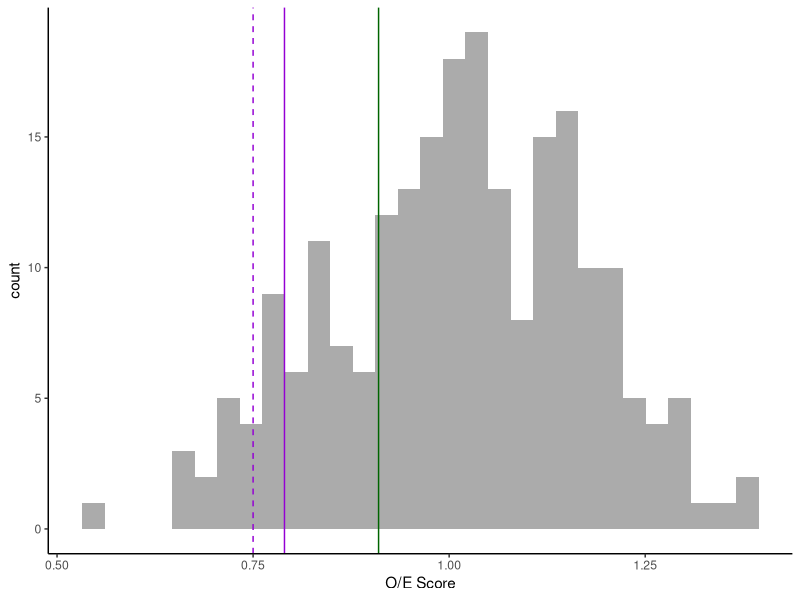

Reproduce this figure in R. (Note: this script raises an error after producing the figure.)
library (tidyverse)

# generate percentiles of reference sites used to build the models 


#### get samples used to build O/E model ####
o_E_ref_mb <- read.csv('bugs analyses/RIVPACS_2022/RIVPACS.2024_FINAL_ref.build_OE_REBUILD.new.OTUs_11.24.csv') %>% 
  select(Sample,O,E,OoverE) %>% 
  rename(act_id = Sample,"O_MB"="O", "E_MB"="E","OoverE_MB"= "OoverE")

o_E_ref_mb_percentile <- o_E_ref_mb %>%
                  reframe(enframe(quantile(OoverE_MB, c(0.05, 0.10, 0.15, 0.20,0.25,0.3,0.5,0.75,0.9,0.95)), "quantile", "OoverE_MB"))

### histogram for the paper  
OE_mb_hist <- ggplot(data=o_E_ref_mb, mapping=aes(x=OoverE_MB)) +
               geom_histogram(alpha=0.5, position="identity") +
               geom_vline(xintercept = 0.79, color ="darkviolet") +
               geom_vline(xintercept = 0.75, color ="darkviolet",linetype="dashed") +
               geom_vline(xintercept = 0.91, color = "darkgreen") +
               xlab("O/E Score") +
               theme_classic()
OE_mb_hist

#### box plots with O/E 
OE_box <- ggplot(data =  filter(joined_OE_BCG_MMI,!is.na(Primary_BCG_Level) ), aes(y = OoverE, x = as.factor(Primary_BCG_Level)))+
  geom_boxplot()+
  theme_bw()+
  geom_jitter(width = 0.2, alpha = .3)+
  labs(title = 'O:E + BCG',
       x = "Primary BCG")+
  theme_bw() +
  geom_hline(yintercept = 0.79, color = "darkviolet") +
  geom_hline(yintercept = 0.92, color = "darkgreen")+
  geom_hline(yintercept = 0.75, color ="darkviolet",linetype="dashed")
  
OE_box 

##### MMI ####### 
#### get samples used to build O/E model ####
MMI_ref_mb <- read.csv('bugs analyses/MMI/_2024 model build/final_MMI_4.metrics.csv') %>%
  select(SAMPLEID,ReferenceSite,MMI.2024) %>% 
  filter(ReferenceSite == 'REFERENCE') %>% 
  mutate(MMI_rescale = MMI.2024/0.7292573)  # rescale is MMI/mean of reference site 
  
MMI_ref_mb_percentile <- MMI_ref_mb %>% 
         reframe(enframe(quantile(MMI_rescale , c(0.05, 0.10, 0.15, 0.20,0.25,0.3,0.5,0.75,0.9,0.95)), "quantile", "MMI_rescale_MB"))

### histogram for the paper  
mmi_mb_hist <- ggplot(data=MMI_ref_mb, mapping=aes(x=MMI_rescale)) +
  geom_histogram(alpha=0.5, position="identity") +
  geom_vline(xintercept = 0.81, color ="darkviolet") +
  geom_vline(xintercept = 0.77, color ="darkviolet",linetype="dashed") +
  geom_vline(xintercept = 0.90, color = "darkgreen") +
  xlab("MMI Score") +
  theme_classic()
mmi_mb_hist

#### box plots 
joined_OE_BCG_MMI$MMI_rescale <- joined_OE_BCG_MMI$MMI/0.7292573

MMI_box <- ggplot(data =  filter(joined_OE_BCG_MMI,!is.na(Primary_BCG_Level) ), aes(y = MMI_rescale, x = as.factor(Primary_BCG_Level)))+
  geom_boxplot()+
  theme_bw()+
  geom_jitter(width = 0.2, alpha = .3)+
  labs(title = 'MMI + BCG',
       x = "Primary BCG")+
  theme_bw() +
  geom_hline(yintercept = 0.81, color = "darkviolet") +
  geom_hline(yintercept = 0.90, color = "darkgreen")+
  geom_hline(yintercept = 0.77, color ="darkviolet",linetype="dashed")

MMI_box 

### combined Box plot 
box_plot_data <- joined_OE_BCG_MMI %>% 
            select(MLocID,ReferenceSite,Primary_BCG_Level,OoverE,MMI_rescale) %>% 
            pivot_longer(cols = c("OoverE", "MMI_rescale"), names_to = "model", values_to = "score") %>%
            filter(!is.na(Primary_BCG_Level))

Combo_box <- ggplot(data =  box_plot_data, aes(y = score, x = as.factor(Primary_BCG_Level) ,fill = model))+
  geom_boxplot()+
  theme_bw()+
  #geom_jitter(width = 0.2, alpha = .3)+
  labs(title = 'Model Scores + BCG',
       x = "Primary BCG")+
  theme_bw() +
  geom_hline(yintercept = 0.80, color = "darkviolet") +
  geom_hline(yintercept = 0.91, color = "darkgreen")
  #geom_hline(yintercept = 0.77, color ="darkviolet",linetype="dashed")
Combo_box

Combo_box_flip <- ggplot(data =  box_plot_data, aes(y = as.factor(Primary_BCG_Level), x = score ,fill = model))+
  geom_boxplot()+
  #scale_y_reverse()+
  #scale_x_discrete(limits = rev(levels(box_plot_data$Primary_BCG_Level)))+
  theme_bw()+
  #geom_jitter(width = 0.2, alpha = .3)+
  labs(title = 'Model Scores + BCG',
       x = "Score",
       y= "")+
  geom_vline(xintercept = 0.80, color = "darkviolet") +
  geom_vline(xintercept = 0.91, color = "darkgreen")
#geom_hline(yintercept = 0.77, color ="darkviolet",linetype="dashed")
Combo_box_flip

### BC ### 

joined_OE_BCG_MMI_all$MMI_rescale <- joined_OE_BCG_MMI_all$MMI/0.7292573

BC <- joined_OE_BCG_MMI_all %>% 
      select(org_id,Project1,AU_ID,MLocID,ReferenceSite,SampleStart_Date,
         COMID,act_id,O,E,OoverE,BC,BCG_region,Primary_BCG_Level,Continuous_BCG_Level,
         ni_total,pt_tv_intol,nt_habitat_rheo,pt_ti_stenocold_cold_cool,
         pi_EPTNoHydro, MMI,MMI_rescale,model_status_qual,qualifer_text)
         

BC_ref_mb <- BC %>% 
             left_join(o_E_ref_mb,by = 'act_id') %>% 
             filter(!is.na(OoverE_MB)) %>% 
             filter(!is.na(OoverE)) #### 3 samples are missing MWST_mean08.14 - check on this??? 

BC_ref_mb_percentile <- BC_ref_mb %>% 
  reframe(enframe(quantile(BC, c(0.05, 0.10, 0.15, 0.20,0.25,0.3,0.5,0.75,0.9,0.95)), "quantile", "BC_MB"))

### histogram for the paper  
BC_mb_hist <- ggplot(data=BC_ref_mb, mapping=aes(x=BC)) +
  geom_histogram(alpha=0.5, position="identity") +
  geom_vline(xintercept = 0.27, color ="darkviolet") +
  geom_vline(xintercept = 0.29, color ="darkviolet",linetype="dashed") +
  geom_vline(xintercept = 0.24, color = "darkgreen") +
  xlab("BC Score") +
  theme_classic()
BC_mb_hist

BC_OE <- ggplot(data = joined_OE_BCG_MMI_good , aes(x = BC, y = OoverE))+
  geom_point() +
  stat_smooth(method=lm)
BC_OE

joined_OE_BCG_MMI_good$MMI_rescale <- joined_OE_BCG_MMI_good$MMI/0.7292573

BC_MMI <- ggplot(data = joined_OE_BCG_MMI_good , aes(x = BC, y = MMI_rescale))+
  geom_point() +
  stat_smooth(method=lm)
BC_MMI

#### explore the assessment matrix 

cats_station <- joined_OE_BCG_MMI_good %>% 
        select(org_id,Project1,AU_ID,MLocID,ReferenceSite,SampleStart_Date,
               COMID,O,E,OoverE,BC,BCG_region,Primary_BCG_Level,Continuous_BCG_Level,
               ni_total,pt_tv_intol,nt_habitat_rheo,pt_ti_stenocold_cold_cool,
               pi_EPTNoHydro, MMI,MMI_rescale,qualifer_text) %>% 
       mutate(sample_Cat = case_when(MMI_rescale <= 0.81 & OoverE <= 0.79 ~ '5',
                                     
                                     MMI_rescale <= 0.90 & MMI_rescale > 0.81 & 
                                       OoverE <= 0.91 & OoverE > 0.79 ~ '3C',
                                     
                                     MMI_rescale > 0.90 & OoverE > 0.91 ~ '2',
                                     
                                     MMI_rescale <= 0.81 &  OoverE > 0.91 ~ '3B', #OE good, mmi poor',
                                     MMI_rescale >0.90 &  OoverE <= 0.79 ~ '3B', #OE poor, mmi good',
                                     
                                     OoverE <= 0.91 & OoverE > 0.79 & 
                                       MMI_rescale <= 0.81 ~ '3B', #OE fair, mmi poor',
                                     
                                     OoverE <= 0.91 & OoverE > 0.79 & 
                                       MMI_rescale > 0.90 ~ '3C', #OE fair, mmi good',
                                     
                                     MMI_rescale <= 0.90 & MMI_rescale> 0.81 &
                                       OoverE > 0.91 ~ '3C', #OE good, mmi fair',
                                     
                                     MMI_rescale <= 0.90 & MMI_rescale > 0.81 & 
                                       OoverE <= 0.79 ~ '3B', #OE poor, mmi fair',
                                     
                                     TRUE ~ 'ERROR'))
write.csv(cats_station,'cats_station.csv')                                    

single_sample_station <- cats_station %>% 
                  group_by(MLocID) %>% 
                  summarise(n = n()) %>% 
                  filter(n ==1) %>% 
                  left_join(cats_station, by = 'MLocID')

write.csv(single_sample_station,'single_sample_station.csv')  

multi_sample_station <- cats_station %>% 
  group_by(MLocID) %>% 
  summarise(n = n()) %>% 
 # filter(n > 1) %>% 
  right_join(cats_station, by = 'MLocID') %>%
  filter(n > 1) 
write.csv(multi_sample_station,'multi_sample_station.csv')  

cat_counts <- multi_sample_station %>%
          arrange(SampleStart_Date) %>%
          group_by(MLocID,ReferenceSite) %>% 
          mutate(dates = paste0(SampleStart_Date, collapse = ";")) %>% 
          summarise(n = n(), 
                    dates = paste0(SampleStart_Date, collapse = ";"),
                    Cat2 = sum(sample_Cat == '2'),
                    Cat5 = sum(sample_Cat == '5'),
                    Cat3C = sum(sample_Cat == '3C'),
                    Cat3B = sum(sample_Cat == '3B'),
                    #OEfair_mmigood = sum(sample_Cat == 'OE fair, mmi good'),
                    #OEgood_mmifair = sum(sample_Cat == 'OE good, mmi fair'),
                    
                    #OEfair_mmipoor = sum(sample_Cat == 'OE fair, mmi poor'),                 
                    #OEpoor_mmifair = sum(sample_Cat == 'OE poor, mmi fair'),
                    
                    #OEgood_mmipoor = sum(sample_Cat == 'OE good, mmi poor'),
                    #OEpoor_mmigood = sum(sample_Cat == 'OE poor, mmi good'),
                    dates = paste0(SampleStart_Date, collapse = ";"))
write.csv(cat_counts,'multi_sample_station_cat_counts.csv')
                    
ref_cat_count <- counts %>% 
                 filter(ReferenceSite == 'REFERENCE') 

